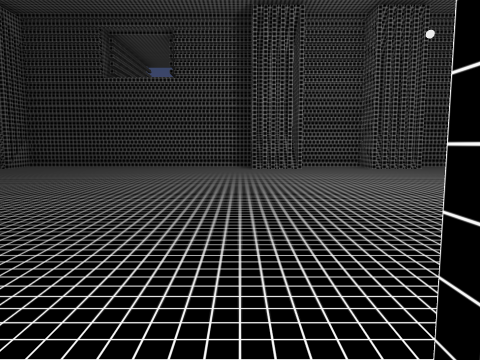
View 1 (above)

14 first-person views from a walk through a Unity game level. The camera is 1.5 m above the floor, tilts 6° down and sees 70° across. The floor is counted in squares, 2 m on a side. Each view is taken from the middle of a square. On the plan, view 1 faces up. The plan holds only what a view shows up to about 11 squares ahead; the rest is blank. The place goes on beyond the plan. The player is left out.

View 2
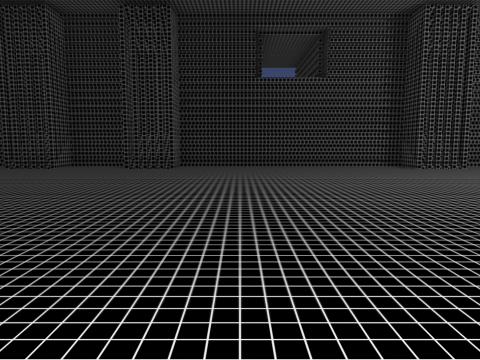

View 3
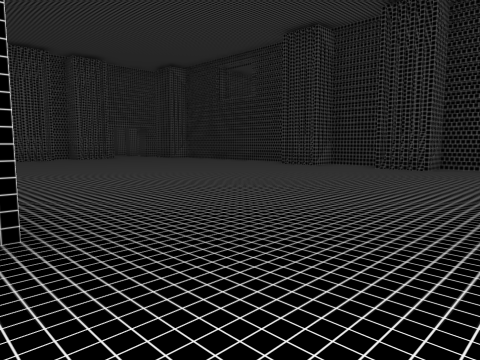

View 4
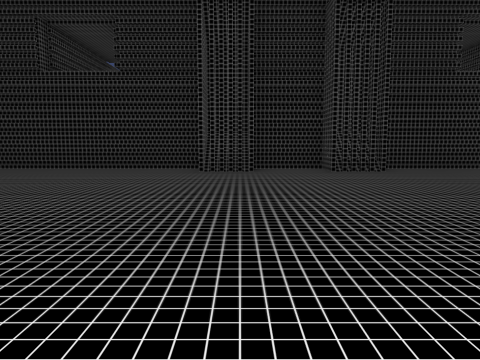

View 5
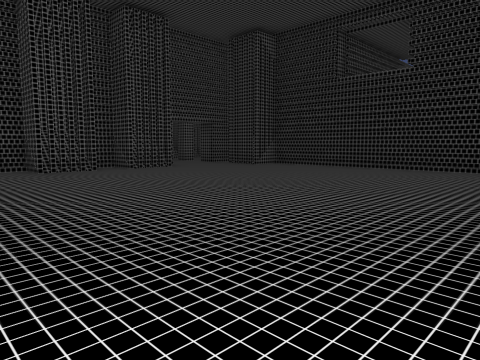

View 6
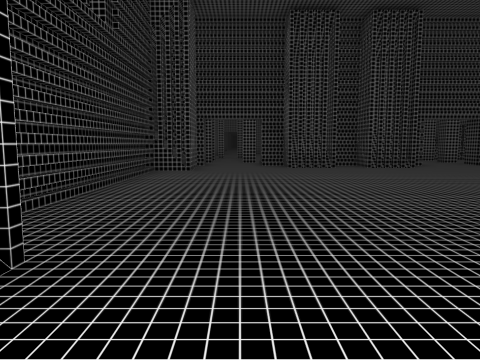

View 7
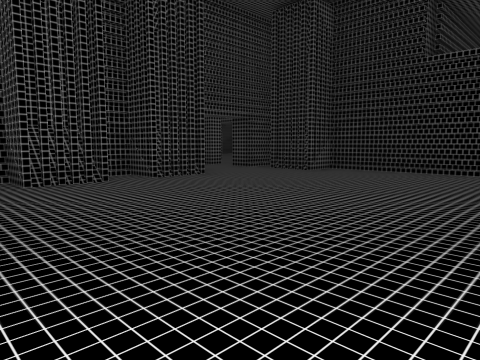

View 8
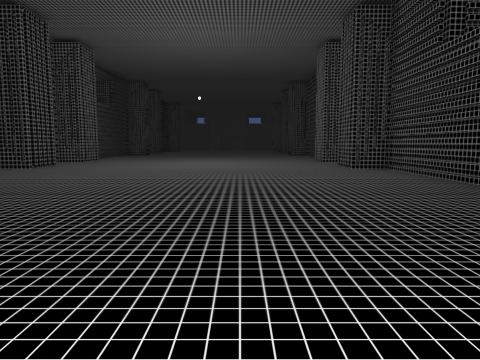

View 9
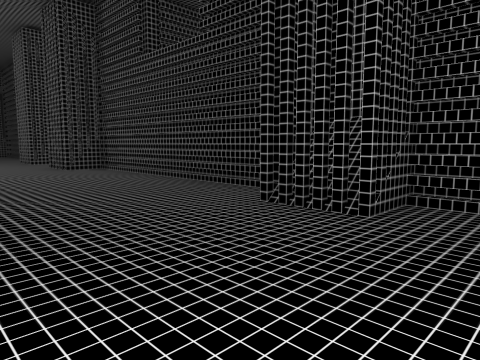

View 10
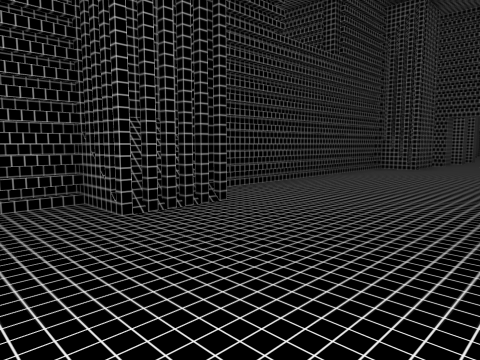

View 11
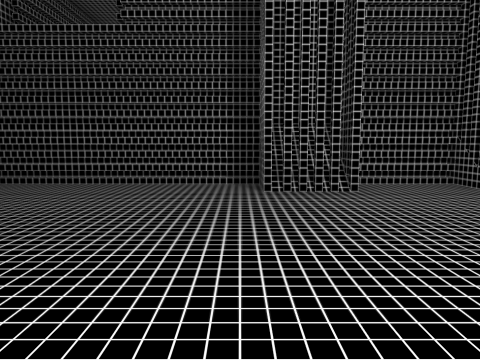

View 12
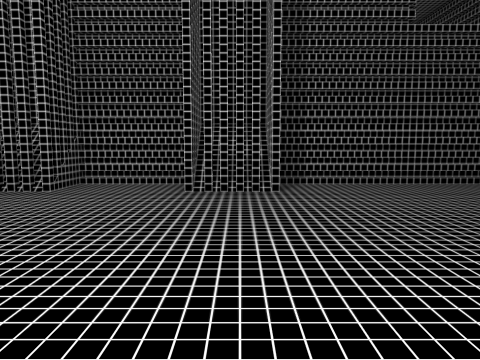

View 13
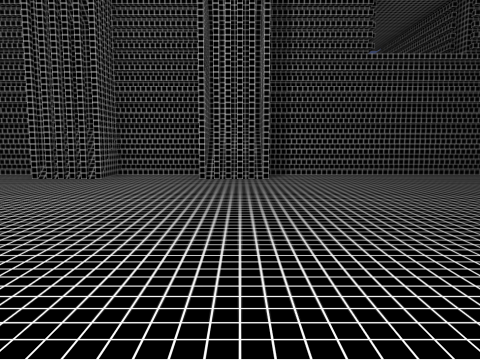

View 14
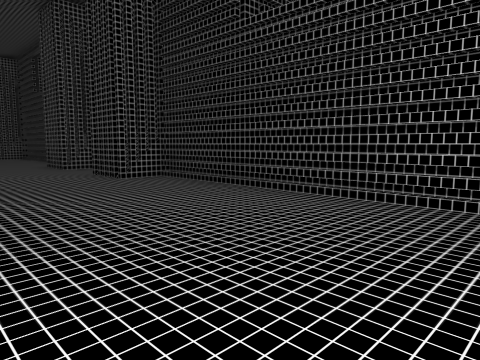

### Floor plan
Points are (right, up) in squares from view 1. A wall is a line through its corners. A room is listed if a view was taken in it or the views show most of it. See-through windows are left out.
Room 1 (views 1, 2, 3, 4, 5, 6, 7, 8, 9, 10, 11, 12, 13, 14)
walls: (-8.2, 0.6) (-7, 0.6); (-7.1, 0) (-7.1, 0.6); (-7.2, 10.4) (-8.5, 10.4) (-8.5, 11.6) (-10.6, 11.6); (-6.1, -0.4) (0.4, -0.4); (-9.2, -0.6) (-8.5, -0.6) (-8.5, 0.6); (-12, 0.8) (-12, 0); (-11.9, 0.6) (-10.6, 0.6) (-10.6, -0.6) (-9.8, -0.6); (-6, -0.6) (0.4, -0.6) (0.4, 0.6) (1.9, 0.6); (-10.6, -0.4) (-8.5, -0.4); (-10.9, 10.4) (-12.1, 10.4); (-8.5, 11.4) (-10.6, 11.4) (-10.6, 10.4); (-12.1, 11.4) (-19.5, 11.4); (-12.2, 11.6) (-19.5, 11.6) (-19.5, 10.6); (0.5, 11.4) (-7, 11.4); (1.8, -0.2) (1.8, 0.6); (1.9, -0.4) (4, -0.4); (2, 10.4) (0.4, 10.4) (0.4, 11.6) (-7, 11.6) (-7, 10.4); (2, -0.6) (4, -0.6) (4, 0.6); (-20.7, 4.8) (-20.7, 3.5) (-21.5, 3.5); (-19.5, -0.4) (-13, -0.4); (-20.7, 7.2) (-20.7, 6); (-19.8, 10.4) (-20.8, 10.4); (-20.8, 0.6) (-19.5, 0.6) (-19.5, -0.6) (-13.2, -0.6); (4.5, 10.4) (4, 10.4) (4, 11.6) (2.2, 11.6); (4.1, 11.4) (2.1, 11.4)

Where each view was taken, in squares from view 1:
view 1: 0 up, 0 right, facing up
view 2: 0 up, 5 left, facing up
view 3: 0 up, 4 left, facing up-left
view 4: 1 up, 11 left, facing up
view 5: 1 up, 11 left, facing up-left
view 6: 2 up, 10 left, facing left
view 7: 2 up, 14 left, facing up-left
view 8: 4 up, 10 left, facing right
view 9: 4 up, 10 left, facing down-right
view 10: 4 up, 9 left, facing down-left
view 11: 5 up, 0 right, facing up
view 12: 6 up, 1 right, facing down
view 13: 8 up, 1 right, facing down
view 14: 7 up, 0 right, facing up-left
